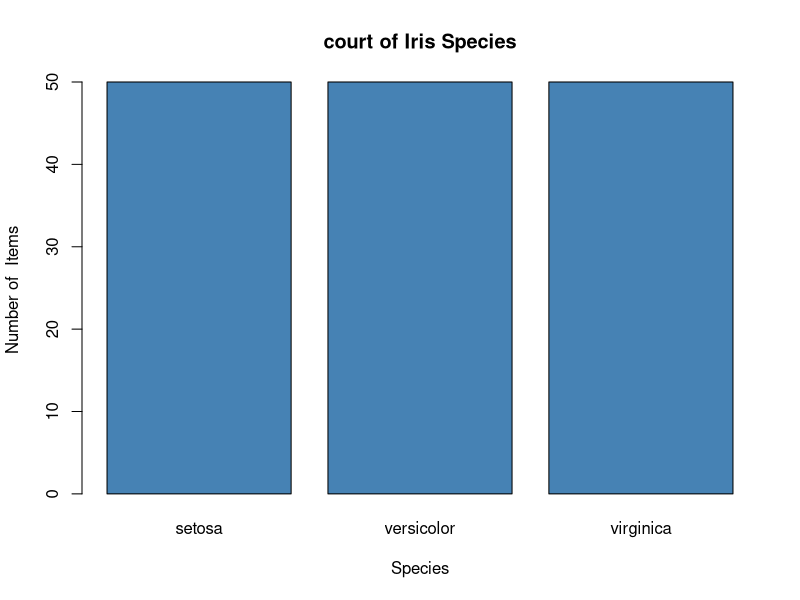
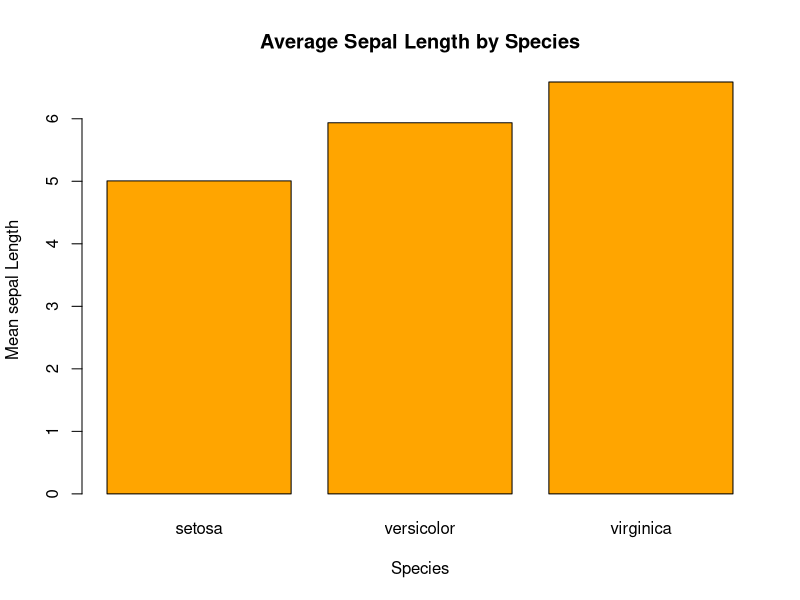
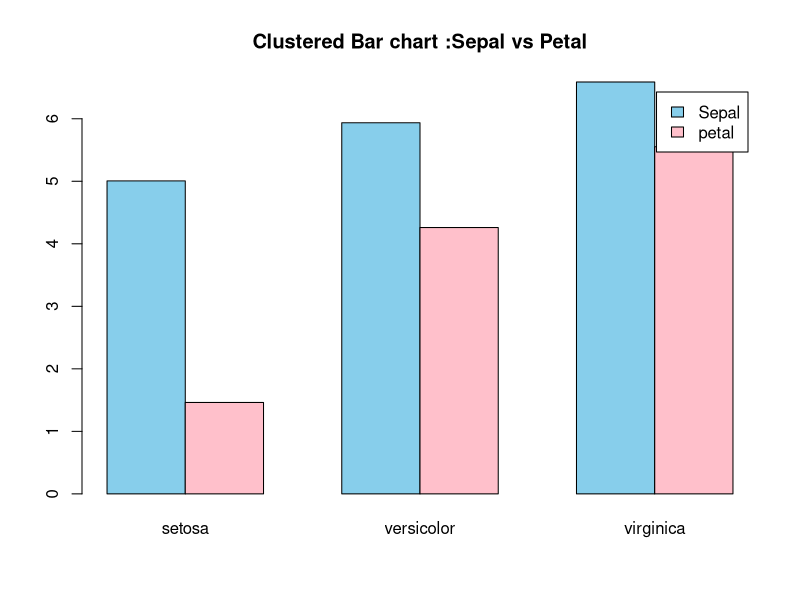
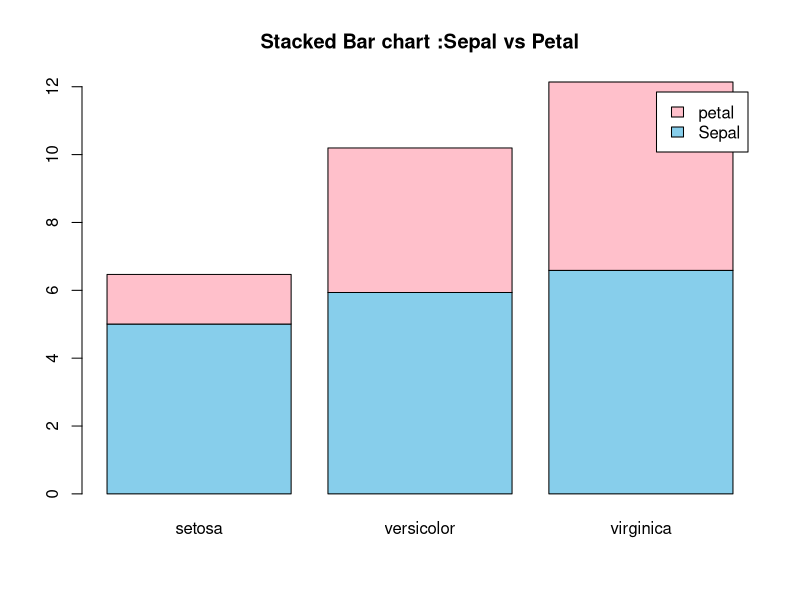

R code for these plots, in order:
data(iris)
?iris
#by default head shows 6 row , i want 10 rows
head(iris ,10)
str(iris)
class(iris)

iris$Species
View(iris)
barplot(
  table(iris$Species),
  main="court of Iris Species",
  xlab ="Species",
  ylab="Number of  Items",
  col='steelblue'
)
#add title ,axis label , color
#bar chart from aggregation data
#using mean sepal length per species
mean_sepal <- tapply(iris$Sepal.Length , iris$Species ,mean)
mean_sepal

barplot(
  mean_sepal,
  col='orange',
  main="Average Sepal Length by Species",
  xlab="Species",
  ylab="Mean sepal Length"
)

 
#grouped bar chart
#common Sepal&petal length

group_mean <- rbind(
  Sepal = tapply(iris$Sepal.Length , iris$Species ,mean),
  petal =tapply(iris$Petal.Length , iris$Species ,mean)
)
group_mean
#grouped cluster bar chart
barplot(
  group_mean,
  beside =TRUE,
  col= c("skyblue", "pink"),
  legend.text =TRUE,
  main="Clustered Bar chart :Sepal vs Petal"
)
#grouped stacked bar chart
barplot(
  group_mean,
  beside =FALSE,
  col= c("skyblue", "pink"),
  legend.text =TRUE,
  main="Stacked Bar chart :Sepal vs Petal"
)
